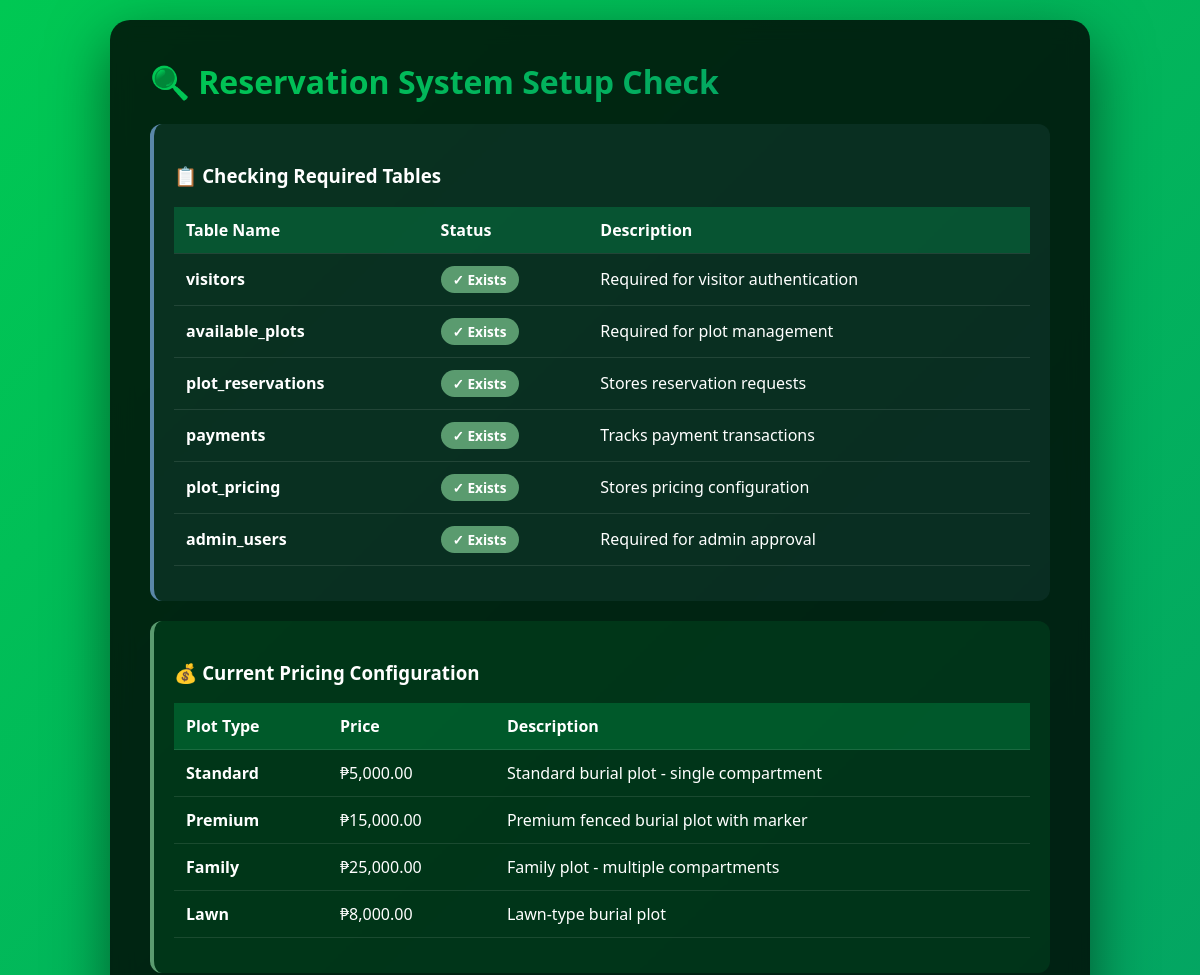
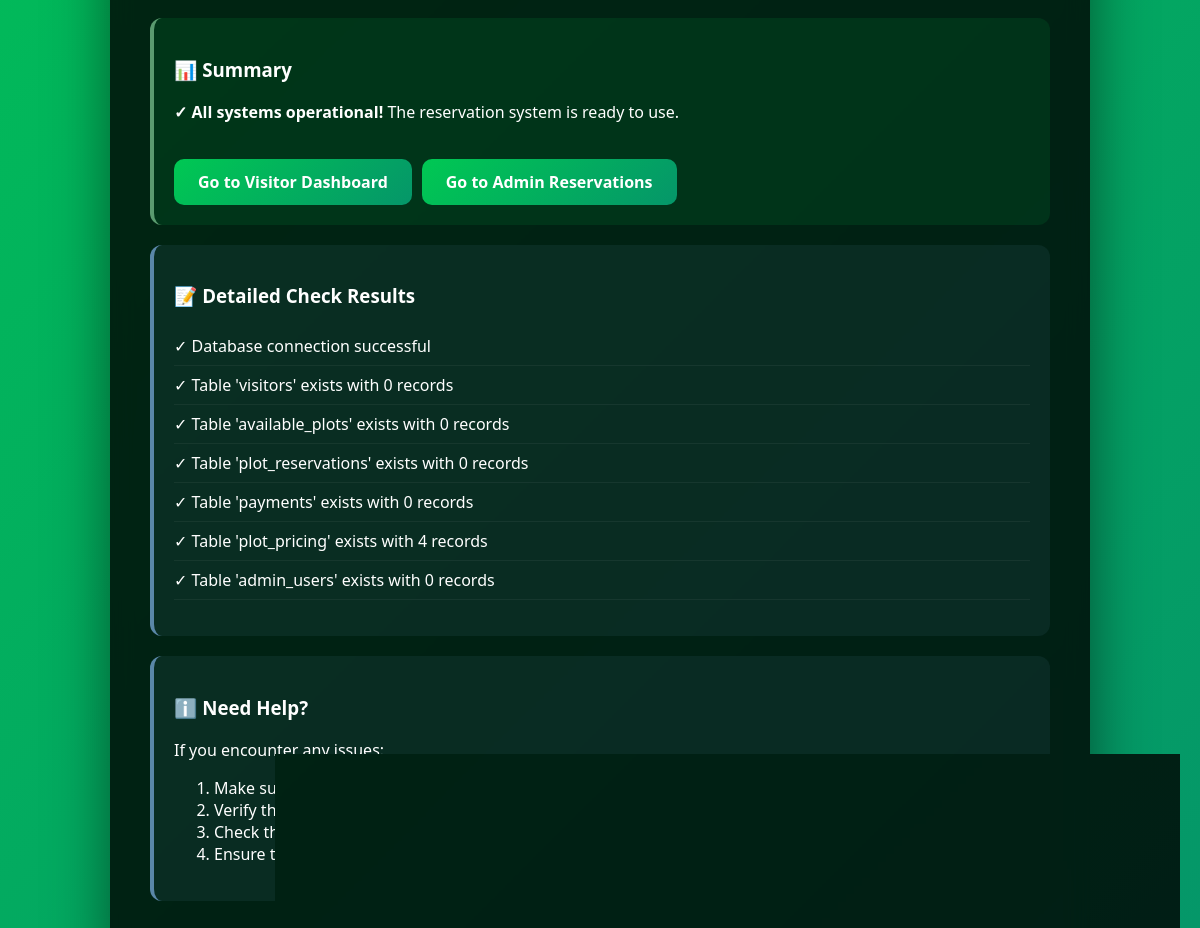
Screenshot of /check_reservation_tables.php with the database file from the repository (2 pictures, top to bottom).
### tables this page shows
CREATE TABLE IF NOT EXISTS plot_pricing (
    id INT AUTO_INCREMENT PRIMARY KEY,
    plot_type ENUM('standard', 'premium', 'family', 'lawn') NOT NULL,
    price DECIMAL(10, 2) NOT NULL,
    description TEXT,
    is_active TINYINT(1) DEFAULT 1,
    created_at TIMESTAMP DEFAULT CURRENT_TIMESTAMP,
    updated_at TIMESTAMP DEFAULT CURRENT_TIMESTAMP ON UPDATE CURRENT_TIMESTAMP,
    INDEX idx_type (plot_type),
    INDEX idx_active (is_active)
);

### check_reservation_tables.php (the view, shortened to what this page needs)
<?php
require_once 'config/database.php';
?>
<!DOCTYPE html>
<html lang="en">
<head>
</head>
<body>
    <div class="container">
        <h1>🔍 Reservation System Setup Check</h1>
        <?php
        $results = [];
        $hasErrors = false;
        try {
            $pdo->query("SELECT 1");
            $results[] = ['type' => 'success', 'message' => 'Database connection successful'];
        } catch (PDOException $e) {
            $results[] = ['type' => 'error', 'message' => 'Database connection failed: ' . $e->getMessage()];
            $hasErrors = true;
        }
        $requiredTables = [
            'visitors' => 'Required for visitor authentication',
            'available_plots' => 'Required for plot management',
            'plot_reservations' => 'Stores reservation requests',
            'payments' => 'Tracks payment transactions',
            'plot_pricing' => 'Stores pricing configuration',
            'admin_users' => 'Required for admin approval'
        ];
        echo '<div class="status-box info">';
        echo '<h3>📋 Checking Required Tables</h3>';
        echo '<table>';
        echo '<tr><th>Table Name</th><th>Status</th><th>Description</th></tr>';
        foreach ($requiredTables as $table => $description) {
            try {
                $stmt = $pdo->query("SHOW TABLES LIKE '$table'");
                $exists = $stmt->fetch();
                if ($exists) {
                    echo "<tr><td><strong>$table</strong></td><td><span class='badge badge-success'>✓ Exists</span></td><td>$description</td></tr>";
                    $countStmt = $pdo->query("SELECT COUNT(*) as count FROM $table");
                    $count = $countStmt->fetch()['count'];
                    $results[] = ['type' => 'success', 'message' => "Table '$table' exists with $count records"];
                } else {
                    echo "<tr><td><strong>$table</strong></td><td><span class='badge badge-error'>✗ Missing</span></td><td>$description</td></tr>";
                    $results[] = ['type' => 'error', 'message' => "Table '$table' is missing"];
                    $hasErrors = true;
                }
            } catch (PDOException $e) {
                echo "<tr><td><strong>$table</strong></td><td><span class='badge badge-error'>Error</span></td><td>" . $e->getMessage() . "</td></tr>";
                $hasErrors = true;
            }
        }
        echo '</table>';
        echo '</div>';
        try {
            $stmt = $pdo->query("SELECT * FROM plot_pricing WHERE is_active = 1 ORDER BY plot_type");
            $pricing = $stmt->fetchAll();
            if ($pricing) {
                echo '<div class="status-box success">';
                echo '<h3>💰 Current Pricing Configuration</h3>';
                echo '<table>';
                echo '<tr><th>Plot Type</th><th>Price</th><th>Description</th></tr>';
                foreach ($pricing as $p) {
                    $formattedPrice = '₱' . number_format($p['price'], 2);
                    echo "<tr><td><strong>" . ucfirst($p['plot_type']) . "</strong></td><td>$formattedPrice</td><td>{$p['description']}</td></tr>";
                }
                echo '</table>';
                echo '</div>';
            }
        } catch (PDOException $e) {
        }
        echo '<div class="status-box ' . ($hasErrors ? 'warning' : 'success') . '">';
        echo '<h3>📊 Summary</h3>';
        if ($hasErrors && !isset($_POST['create_tables'])) {
            echo '<p><strong>⚠️ Action Required:</strong> Missing tables detected. Please create them using the button above.</p>';
        } elseif (!$hasErrors) {
            echo '<p><strong>✓ All systems operational!</strong> The reservation system is ready to use.</p>';
            echo '<a href="visitor/dashboard.php" class="btn">Go to Visitor Dashboard</a>';
            echo '<a href="admin/reservations.php" class="btn" style="margin-left: 10px;">Go to Admin Reservations</a>';
        }
        echo '</div>';
        if (!isset($_POST['create_tables'])) {
            echo '<div class="status-box info">';
            echo '<h3>📝 Detailed Check Results</h3>';
            echo '<ul style="list-style: none; padding: 0;">';
            foreach ($results as $result) {
                $icon = $result['type'] === 'success' ? '✓' :
                       ($result['type'] === 'error' ? '✗' : '⚠');
                echo "<li style='padding: 8px 0; border-bottom: 1px solid rgba(255,255,255,0.05);'>$icon {$result['message']}</li>";
            }
            echo '</ul>';
            echo '</div>';
        }
        ?>
        <div class="status-box info">
            <h3>ℹ️ Need Help?</h3>
            <p>If you encounter any issues:</p>
            <ol>
                <li>Make sure your database connection is working</li>
                <li>Verify that all base tables (visitors, available_plots, admin_users) exist</li>
                <li>Check that your database user has CREATE TABLE permissions</li>
                <li>Ensure the uploads/payments directory is writable</li>
            </ol>
        </div>
    </div>
</body>
</html>

### check_reservation_tables.php (style rules this page uses)
body { font-family: 'Segoe UI', Tahoma, Geneva, Verdana, sans-serif; background: linear-gradient(135deg, #00c853 0%, #059669 100%); color: white; padding: 20px; margin: 0; }
.container { max-width: 900px; margin: 0 auto; background: rgba(0, 0, 0, 0.8); backdrop-filter: blur(10px); border-radius: 20px; padding: 40px; box-shadow: 0 20px 60px rgba(0, 0, 0, 0.5); }
h1 { margin-top: 0; font-size: 2rem; background: linear-gradient(135deg, #00c853 0%, #059669 100%); -webkit-background-clip: text; -webkit-text-fill-color: transparent; }
.status-box { background: rgba(255, 255, 255, 0.05); border-radius: 12px; padding: 20px; margin: 20px 0; border-left: 4px solid #00c853; }
.success { border-left-color: #5a9b6f; background: rgba(0, 200, 83, 0.1); }
.info { border-left-color: #5a87a8; background: rgba(90, 135, 168, 0.1); }
table { width: 100%; border-collapse: collapse; margin: 15px 0; }
th, td { padding: 12px; text-align: left; border-bottom: 1px solid rgba(255, 255, 255, 0.1); }
th { background: rgba(0, 230, 118, 0.2); font-weight: 600; }
.badge { display: inline-block; padding: 4px 12px; border-radius: 20px; font-size: 0.85rem; font-weight: 600; }
.badge-success { background: #5a9b6f; color: white; }
.btn { display: inline-block; padding: 12px 24px; background: linear-gradient(135deg, #00c853 0%, #059669 100%); color: white; text-decoration: none; border-radius: 10px; font-weight: 600; margin-top: 20px; border: none; cursor: pointer; transition: all 0.3s ease; }

### rows the page displays
plot_pricing: plot_type "Standard", price "₱5,000.00", description "Standard burial plot - single compartment"
plot_pricing: plot_type "Premium", price "₱15,000.00", description "Premium fenced burial plot with marker"
plot_pricing: plot_type "Family", price "₱25,000.00", description "Family plot - multiple compartments"
plot_pricing: plot_type "Lawn", price "₱8,000.00", description "Lawn-type burial plot"

### other values shown
$table "visitors"
$description "Required for visitor authentication"
$table "available_plots"
$description "Required for plot management"
$table "plot_reservations"
$description "Stores reservation requests"
$table "payments"
$description "Tracks payment transactions"
$table "plot_pricing"
$description "Stores pricing configuration"
$table "admin_users"
$description "Required for admin approval"
$icon "✓"
$result['message'] "Database connection successful"
$result['message'] "Table 'visitors' exists with 0 records"
